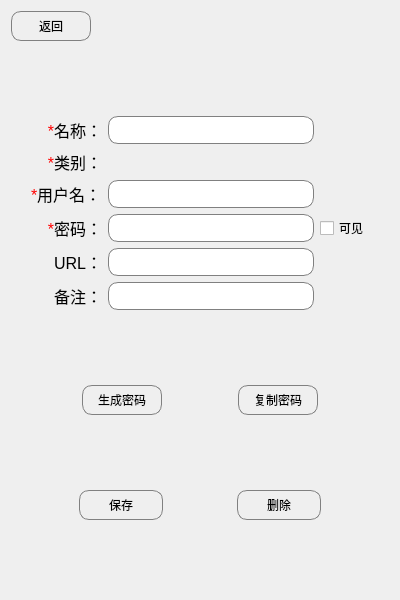
<?xml version="1.0" encoding="UTF-8"?>
<ui version="4.0">
 <class>UiPwdDetail</class>
 <widget class="QWidget" name="UiPwdDetail">
  <property name="geometry">
   <rect>
    <x>0</x>
    <y>0</y>
    <width>400</width>
    <height>600</height>
   </rect>
  </property>
  <property name="windowTitle">
   <string>Form</string>
  </property>
  <layout class="QVBoxLayout" name="verticalLayout">
   <item>
    <layout class="QHBoxLayout" name="horizontalLayout_3">
     <item>
      <widget class="QPushButton" name="button_return">
       <property name="minimumSize">
        <size>
         <width>80</width>
         <height>0</height>
        </size>
       </property>
       <property name="styleSheet">
        <string notr="true">QPushButton {
    border: 1px solid gray;
    border-radius: 10px;
    padding: 5px;
}</string>
       </property>
       <property name="text">
        <string>返回</string>
       </property>
      </widget>
     </item>
     <item>
      <spacer name="horizontalSpacer_7">
       <property name="orientation">
        <enum>Qt::Horizontal</enum>
       </property>
       <property name="sizeHint" stdset="0">
        <size>
         <width>40</width>
         <height>20</height>
        </size>
       </property>
      </spacer>
     </item>
    </layout>
   </item>
   <item>
    <spacer name="verticalSpacer">
     <property name="orientation">
      <enum>Qt::Vertical</enum>
     </property>
     <property name="sizeHint" stdset="0">
      <size>
       <width>20</width>
       <height>68</height>
      </size>
     </property>
    </spacer>
   </item>
   <item>
    <layout class="QGridLayout" name="gridLayout">
     <item row="1" column="1">
      <widget class="QLabel" name="label_2">
       <property name="font">
        <font>
         <pointsize>12</pointsize>
        </font>
       </property>
       <property name="text">
        <string>&lt;html&gt;&lt;head/&gt;&lt;body&gt;&lt;p&gt;&lt;span style=&quot; color:#ff0000;&quot;&gt;*&lt;/span&gt;类别：&lt;/p&gt;&lt;/body&gt;&lt;/html&gt;</string>
       </property>
       <property name="alignment">
        <set>Qt::AlignRight|Qt::AlignTrailing|Qt::AlignVCenter</set>
       </property>
      </widget>
     </item>
     <item row="4" column="1">
      <widget class="QLabel" name="label_4">
       <property name="font">
        <font>
         <pointsize>12</pointsize>
        </font>
       </property>
       <property name="text">
        <string>URL：</string>
       </property>
       <property name="alignment">
        <set>Qt::AlignRight|Qt::AlignTrailing|Qt::AlignVCenter</set>
       </property>
      </widget>
     </item>
     <item row="3" column="3">
      <widget class="QCheckBox" name="checkBox_showPwd">
       <property name="text">
        <string>可见</string>
       </property>
      </widget>
     </item>
     <item row="5" column="1">
      <widget class="QLabel" name="label_5">
       <property name="font">
        <font>
         <pointsize>12</pointsize>
        </font>
       </property>
       <property name="text">
        <string>备注：</string>
       </property>
       <property name="alignment">
        <set>Qt::AlignRight|Qt::AlignTrailing|Qt::AlignVCenter</set>
       </property>
      </widget>
     </item>
     <item row="5" column="2">
      <widget class="QLineEdit" name="lineEdit_pwdNotes">
       <property name="styleSheet">
        <string notr="true">QLineEdit {
    border: 1px solid gray;
    border-radius: 10px;
    padding: 5px;
}</string>
       </property>
      </widget>
     </item>
     <item row="3" column="4">
      <spacer name="horizontalSpacer_9">
       <property name="orientation">
        <enum>Qt::Horizontal</enum>
       </property>
       <property name="sizeType">
        <enum>QSizePolicy::Fixed</enum>
       </property>
       <property name="sizeHint" stdset="0">
        <size>
         <width>20</width>
         <height>20</height>
        </size>
       </property>
      </spacer>
     </item>
     <item row="4" column="2">
      <widget class="QLineEdit" name="lineEdit_pwdUrl">
       <property name="styleSheet">
        <string notr="true">QLineEdit {
    border: 1px solid gray;
    border-radius: 10px;
    padding: 5px;
}</string>
       </property>
      </widget>
     </item>
     <item row="0" column="2">
      <widget class="QLineEdit" name="lineEdit_pwdName">
       <property name="styleSheet">
        <string notr="true">QLineEdit {
    border: 1px solid gray;
    border-radius: 10px;
    padding: 5px;
}</string>
       </property>
      </widget>
     </item>
     <item row="0" column="1">
      <widget class="QLabel" name="label">
       <property name="font">
        <font>
         <pointsize>12</pointsize>
        </font>
       </property>
       <property name="text">
        <string>&lt;html&gt;&lt;head/&gt;&lt;body&gt;&lt;p&gt;&lt;span style=&quot; color:#ff0000;&quot;&gt;*&lt;/span&gt;名称：&lt;/p&gt;&lt;/body&gt;&lt;/html&gt;</string>
       </property>
       <property name="alignment">
        <set>Qt::AlignRight|Qt::AlignTrailing|Qt::AlignVCenter</set>
       </property>
      </widget>
     </item>
     <item row="3" column="2">
      <widget class="QLineEdit" name="lineEdit_password">
       <property name="styleSheet">
        <string notr="true">QLineEdit {
    border: 1px solid gray;
    border-radius: 10px;
    padding: 5px;
}</string>
       </property>
       <property name="echoMode">
        <enum>QLineEdit::Password</enum>
       </property>
      </widget>
     </item>
     <item row="3" column="0">
      <spacer name="horizontalSpacer_8">
       <property name="orientation">
        <enum>Qt::Horizontal</enum>
       </property>
       <property name="sizeType">
        <enum>QSizePolicy::Fixed</enum>
       </property>
       <property name="sizeHint" stdset="0">
        <size>
         <width>20</width>
         <height>20</height>
        </size>
       </property>
      </spacer>
     </item>
     <item row="3" column="1">
      <widget class="QLabel" name="label_3">
       <property name="font">
        <font>
         <pointsize>12</pointsize>
        </font>
       </property>
       <property name="text">
        <string>&lt;html&gt;&lt;head/&gt;&lt;body&gt;&lt;p&gt;&lt;span style=&quot; color:#ff0000;&quot;&gt;*&lt;/span&gt;密码：&lt;/p&gt;&lt;/body&gt;&lt;/html&gt;</string>
       </property>
       <property name="alignment">
        <set>Qt::AlignRight|Qt::AlignTrailing|Qt::AlignVCenter</set>
       </property>
      </widget>
     </item>
     <item row="2" column="1">
      <widget class="QLabel" name="label_6">
       <property name="font">
        <font>
         <pointsize>12</pointsize>
        </font>
       </property>
       <property name="text">
        <string>&lt;html&gt;&lt;head/&gt;&lt;body&gt;&lt;p&gt;&lt;span style=&quot; color:#ff0000;&quot;&gt;*&lt;/span&gt;用户名：&lt;/p&gt;&lt;/body&gt;&lt;/html&gt;</string>
       </property>
      </widget>
     </item>
     <item row="2" column="2">
      <widget class="QLineEdit" name="lineEdit_username">
       <property name="styleSheet">
        <string notr="true">QLineEdit {
    border: 1px solid gray;
    border-radius: 10px;
    padding: 5px;
}</string>
       </property>
      </widget>
     </item>
    </layout>
   </item>
   <item>
    <spacer name="verticalSpacer_2">
     <property name="orientation">
      <enum>Qt::Vertical</enum>
     </property>
     <property name="sizeHint" stdset="0">
      <size>
       <width>20</width>
       <height>67</height>
      </size>
     </property>
    </spacer>
   </item>
   <item>
    <layout class="QHBoxLayout" name="horizontalLayout">
     <item>
      <spacer name="horizontalSpacer_2">
       <property name="orientation">
        <enum>Qt::Horizontal</enum>
       </property>
       <property name="sizeHint" stdset="0">
        <size>
         <width>40</width>
         <height>20</height>
        </size>
       </property>
      </spacer>
     </item>
     <item>
      <widget class="QPushButton" name="button_genPwd">
       <property name="minimumSize">
        <size>
         <width>80</width>
         <height>0</height>
        </size>
       </property>
       <property name="styleSheet">
        <string notr="true">QPushButton {
    border: 1px solid gray;
    border-radius: 10px;
    padding: 5px;
}</string>
       </property>
       <property name="text">
        <string>生成密码</string>
       </property>
      </widget>
     </item>
     <item>
      <spacer name="horizontalSpacer">
       <property name="orientation">
        <enum>Qt::Horizontal</enum>
       </property>
       <property name="sizeHint" stdset="0">
        <size>
         <width>40</width>
         <height>20</height>
        </size>
       </property>
      </spacer>
     </item>
     <item>
      <widget class="QPushButton" name="button_copyPwd">
       <property name="minimumSize">
        <size>
         <width>80</width>
         <height>0</height>
        </size>
       </property>
       <property name="styleSheet">
        <string notr="true">QPushButton {
    border: 1px solid gray;
    border-radius: 10px;
    padding: 5px;
}</string>
       </property>
       <property name="text">
        <string>复制密码</string>
       </property>
      </widget>
     </item>
     <item>
      <spacer name="horizontalSpacer_3">
       <property name="orientation">
        <enum>Qt::Horizontal</enum>
       </property>
       <property name="sizeHint" stdset="0">
        <size>
         <width>40</width>
         <height>20</height>
        </size>
       </property>
      </spacer>
     </item>
    </layout>
   </item>
   <item>
    <spacer name="verticalSpacer_3">
     <property name="orientation">
      <enum>Qt::Vertical</enum>
     </property>
     <property name="sizeHint" stdset="0">
      <size>
       <width>20</width>
       <height>68</height>
      </size>
     </property>
    </spacer>
   </item>
   <item>
    <layout class="QHBoxLayout" name="horizontalLayout_2" stretch="8,7,8,7,8">
     <item>
      <spacer name="horizontalSpacer_5">
       <property name="orientation">
        <enum>Qt::Horizontal</enum>
       </property>
       <property name="sizeHint" stdset="0">
        <size>
         <width>40</width>
         <height>20</height>
        </size>
       </property>
      </spacer>
     </item>
     <item>
      <widget class="QPushButton" name="button_pwdSave">
       <property name="minimumSize">
        <size>
         <width>84</width>
         <height>0</height>
        </size>
       </property>
       <property name="styleSheet">
        <string notr="true">QPushButton {
    border: 1px solid gray;
    border-radius: 10px;
    padding: 5px;
}</string>
       </property>
       <property name="text">
        <string>保存</string>
       </property>
      </widget>
     </item>
     <item>
      <spacer name="horizontalSpacer_4">
       <property name="orientation">
        <enum>Qt::Horizontal</enum>
       </property>
       <property name="sizeHint" stdset="0">
        <size>
         <width>40</width>
         <height>20</height>
        </size>
       </property>
      </spacer>
     </item>
     <item>
      <widget class="QPushButton" name="button_pwdDelete">
       <property name="minimumSize">
        <size>
         <width>84</width>
         <height>0</height>
        </size>
       </property>
       <property name="styleSheet">
        <string notr="true">QPushButton {
    border: 1px solid gray;
    border-radius: 10px;
    padding: 5px;
}</string>
       </property>
       <property name="text">
        <string>删除</string>
       </property>
      </widget>
     </item>
     <item>
      <spacer name="horizontalSpacer_6">
       <property name="orientation">
        <enum>Qt::Horizontal</enum>
       </property>
       <property name="sizeHint" stdset="0">
        <size>
         <width>40</width>
         <height>20</height>
        </size>
       </property>
      </spacer>
     </item>
    </layout>
   </item>
   <item>
    <spacer name="verticalSpacer_4">
     <property name="orientation">
      <enum>Qt::Vertical</enum>
     </property>
     <property name="sizeHint" stdset="0">
      <size>
       <width>20</width>
       <height>67</height>
      </size>
     </property>
    </spacer>
   </item>
  </layout>
 </widget>
 <resources/>
 <connections/>
</ui>
